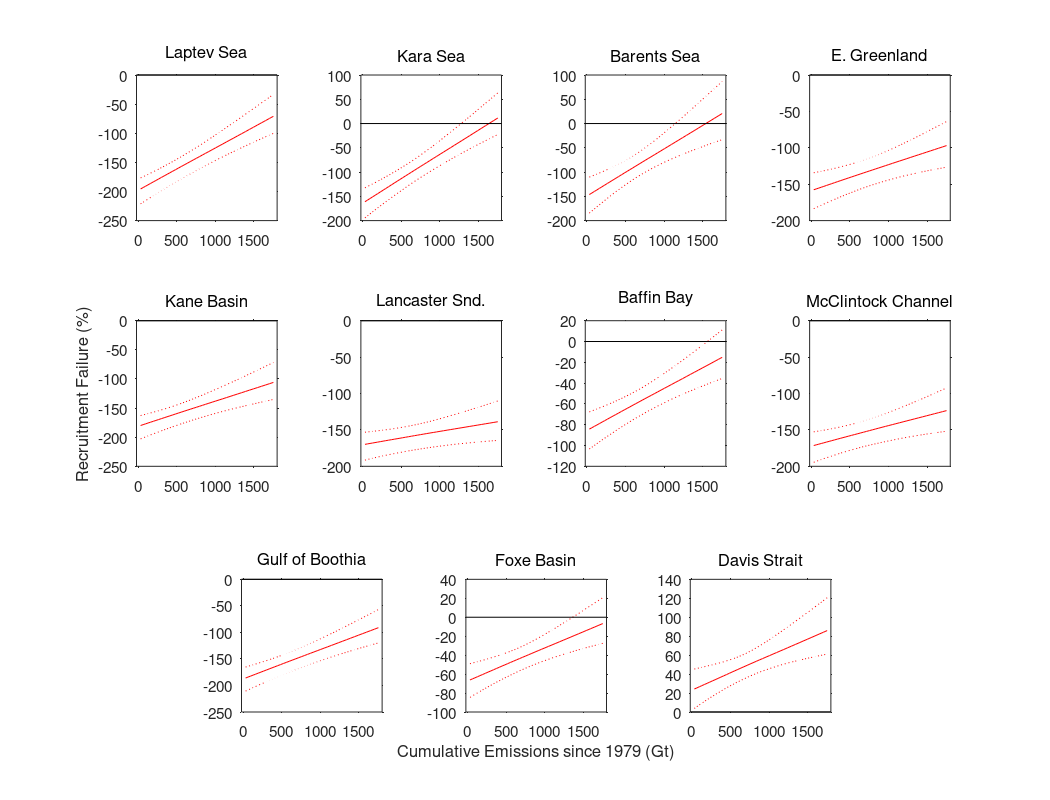
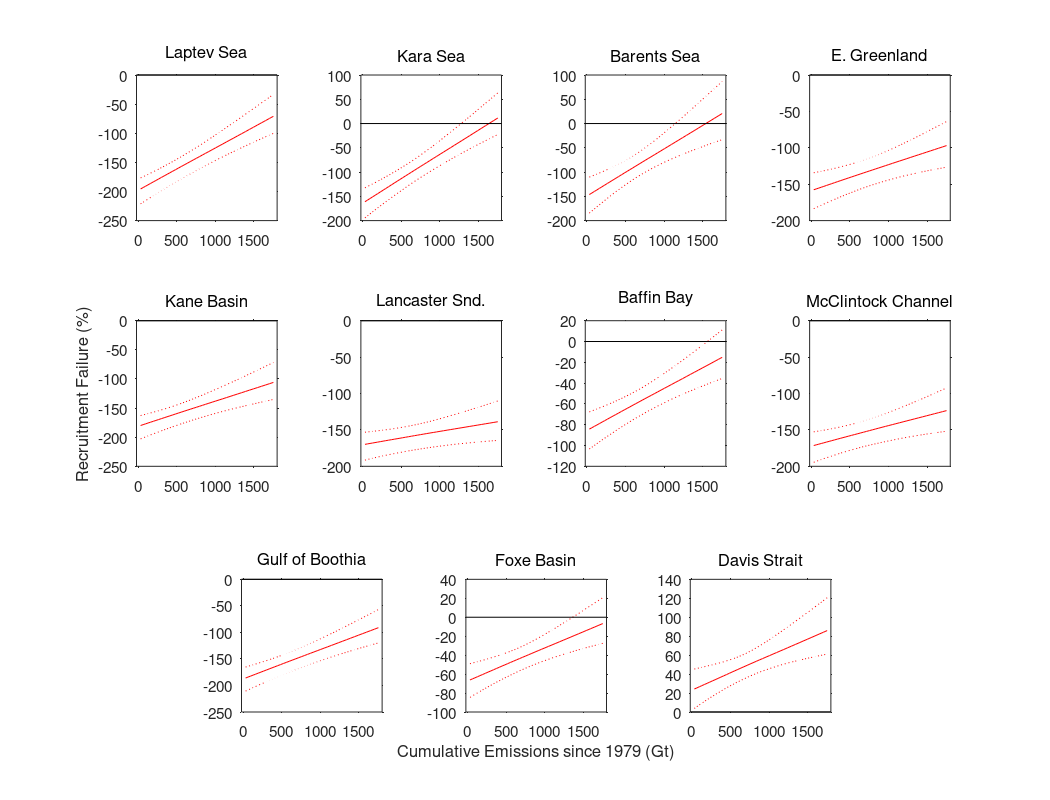

Recreate these plots in MATLAB, in order.
generateit=1; % plot individual panels
generateit=2; % plot 11-panel Fig S3
generateit=3; % WRITE OUT some tables

clear

generateit=2;

typename={'AFC','AFC Lactating', 'AF', 'AFY', 'AM'};
dname={'AFC','Lact_AFC', 'AF', 'AFY', 'AM'};

load matfiles/DemographicsvsCumCO2_Fit_Unc.mat 
load InputMatfiles/SubpopulationNames.mat

if generateit==1

m=2;
for n=[4 18]
clear gca
fig=figure(2); clf;
orient(fig,'portrait');
plot(x,squeeze(yhat(n,m,:)),'r-'); 
hold; plot(x,squeeze(MeanInterval(n,m,:,:)),'r:'); hold
hold; plot([-20 1800],[0 0],'k-','linewidth',0.5); hold

set(gca,'TickDir','out');
set(gca,'fontsize',20);
xlim([-20 1800]);

xlabel('Cumulative Emissions since 1979 (Gt)');
ylabel('Recruitment Failure (%)');
%title([econame{n},' - ',longtypename{m}])

all=axis; 
text(all(1)+0.05*(all(2)-all(1)),all(4)-0.07*(all(4)-all(3)),'c','FontWeight','bold','fontsize',22)

% one of these was used in FigS2c
filename=['figures/',char(shortname(n)),'_',char(dname(m)),'_DemogvsCumCO2_v5'];
print(filename,'-dpng','-r300')
print(filename,'-depsc')

end

elseif generateit==2

fig=figure(3); clf; 
orient(fig,'landscape');

m=2;
i=1;
N = [5 6 7 8    11 13:17 20] % For Supplemental
for n=N
gca=subplot(3,4,i);

plot(x,squeeze(yhat(n,m,:)),'r-'); 
hold; plot(x,squeeze(MeanInterval(n,m,:,:)),'r:'); hold
set(gca,'TickDir','out');
set(gca,'fontsize',11);
xlim([-20 1800]);
hold; plot([-20 1800],[0 0],'k-','linewidth',0.5); hold

if i==10, hnd=xlabel('Cumulative Emissions since 1979 (Gt)','fontsize',12); end
if i==5, ylabel('Recruitment Failure (%)','fontsize',12); end
hnd=title(abbrev_econame{n});
set(hnd,'fontweight','normal','fontsize',12);

i=i+1;

end

for i=11:-1:9
  gca=subplot(3,4,i);
  P=get(gca,'Position');
  P(1)=P(1)+0.1;
  set(gca,'Position',P);
end

print('figures/Fig3_Supplemental','-dpng','-r300')
print('figures/Fig3_Supplemental','-depsc')

else

% area weights
load InputMatfiles/totalarea.mat
% use 1981-2010 to compute a mean and then get the march mean of total area. This includes the masking out of deep water in Souther Beaufort
clim=totalarea(:,366:(365*31));
clim=squeeze(mean(reshape(clim,20,365,30),3));
%clf;plot(clim')
march=mean(clim(:,60:90),2);
area=march*1e2;

load matfiles/Fit_DemographicsvsCumCO2.mat

fid=fopen('Recruitment_Failure_vs_CumCO2.csv','wt');
fprintf(fid,'%s \n','Type, Region, center, (low high) in percent change per Gt eCO2');
d=2
for n=[3:4 5:8 11 13:20]
  b = phi1(n,d,:); b = b(:);
  quants=quantile(b*100,[0.025,0.5,0.975]);
  low=quants(1); cent=quants(2); high=quants(3);
  fprintf(fid,'%s, %s, %6.4f, (%6.4f %6.4f), ',char(dname(d)),char(econame(n)),round(cent,3,'significant'),round(low,3,'significant'),round(high,3,'significant'));
  fprintf(fid,'%6.2f, (%6.2f %6.2f), ',1/cent,1/high,1/low);
  fprintf(fid,'%6.0f (%6.0f %6.0f) \n', round(area(n)*cent,3,'significant'), ...
    round(area(n)*low,3,'significant'),round(area(n)*high,3,'significant'))
end
fclose(fid);


display('Global Stats')
N = [3 4 5 6 7 8 11 13:20];
tmp=100*area(N)'*squeeze(phi1(N,d,:));
display([median(tmp) quantile(tmp,0.025) quantile(tmp,0.975)])

display('AK Stats')
N=3:4;
tmp=100*area(N)'*squeeze(phi1(N,d,:));
display([median(tmp) quantile(tmp,0.025) quantile(tmp,0.975)])


display('Global Stats')
N = [3 4 5 6 7 8 11 13:20];
tmp=100*area(N)'*squeeze(phi1(N,d,:))/sum(area(N));
display([median(tmp) quantile(tmp,0.025) quantile(tmp,0.975)])

display('AK Stats')
N=3:4;
tmp=100*area(N)'*squeeze(phi1(N,d,:))/sum(area(N));
display([median(tmp) quantile(tmp,0.025) quantile(tmp,0.975)])


end
